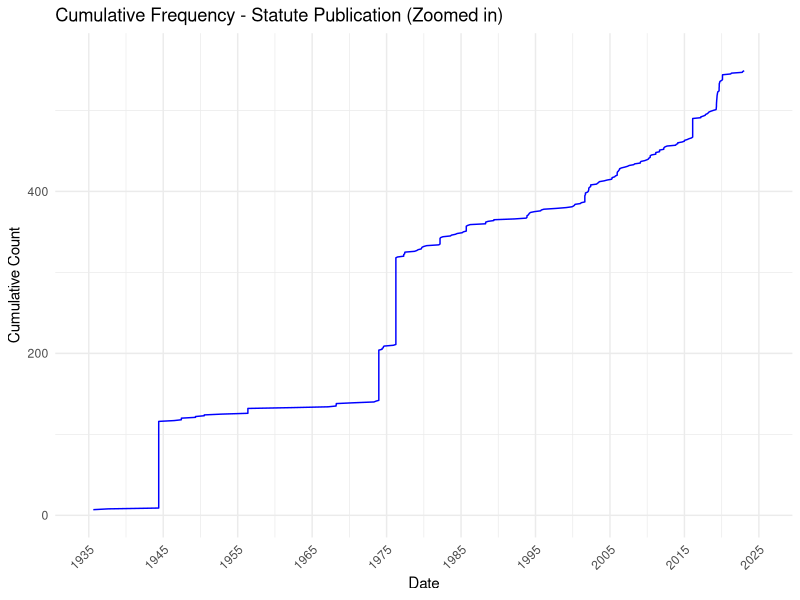

Write R code to recreate this figure.
#' This Script creates a zoomed in cumulative frequency timeline
#' Author: Yu Fan Mei 
#' Date created: September 3, 2024
#' FOR DEALLOCATING MEMORY: rm(list = ls()) (VERY DANGEROUS)
library(dplyr)
library(ggplot2)

data <- read.csv("NCDMPH_Data.csv") # opens the csv file
column_data <- data[, 15] # processes column 5 (the one w/ the dates)

# Store dates in column_data
column_data <- as.Date(column_data, format = "%m/%d/%Y")  # Adjust format as needed

# Create a data frame with the dates
date_data <- data.frame(Date = column_data)

# Sort the dates
date_data <- date_data %>% arrange(Date)

# Add a cumulative count column
date_data <- date_data %>%
  mutate(Cumulative_Count = row_number())

# Define the range and create a sequence of dates for breaks
start_date <- as.Date("1935-01-01")
end_date <- as.Date("2025-12-31")

# Calculate major gridlines
breaks_dates <- seq(from = start_date, to = end_date, length.out = 10)

# Create the cumulative chart with only the cumulative line
ggplot(date_data, aes(x = Date, y = Cumulative_Count)) +
  geom_line(color = "blue") +  # Line only, no points
  labs(title = "Cumulative Frequency - Statute Publication (Zoomed in)",
       x = "Date",
       y = "Cumulative Count") +
  scale_x_date(
    breaks = breaks_dates,
    date_labels = "%Y",  # Show only the year
    limits = c(start_date, end_date)
  ) +
  theme_minimal() +
  theme(
    axis.text.x = element_text(angle = 45, hjust = 1)  # Rotate x-axis labels for better readability
  )

rm(list = ls()) # deallocates all variables (being done so all scripts can be standalone
